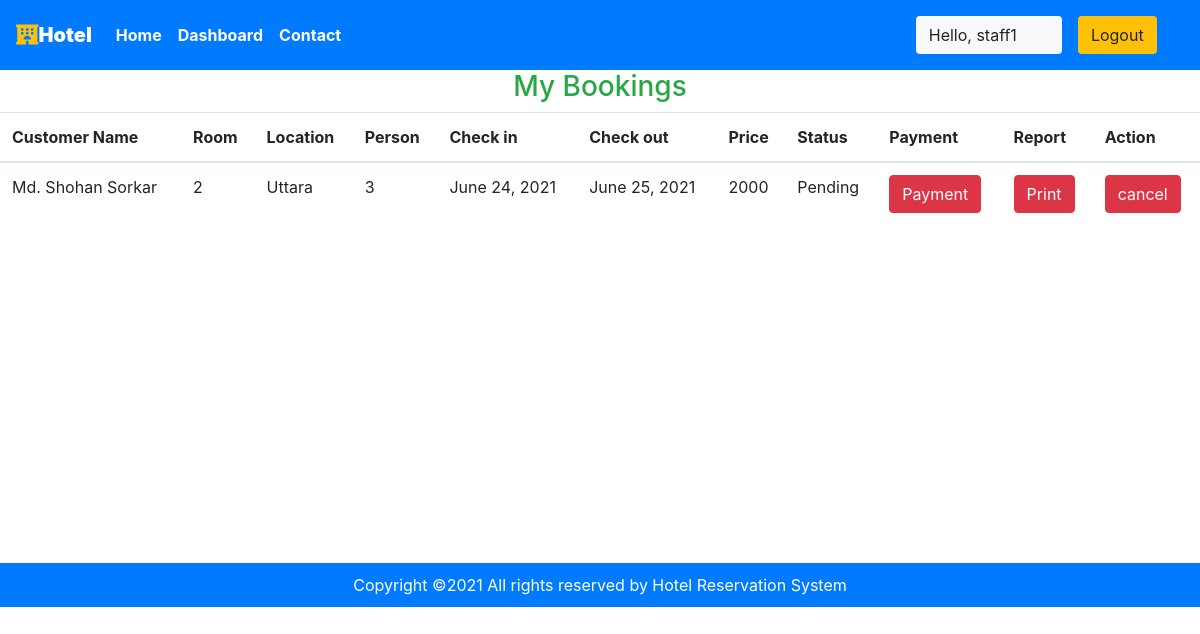
Page /user/bookings (signed in) on the committed database.
### main/models.py (models this page shows, shortened)
class CustomUser(AbstractUser):
     date_of_birth = models.DateField(verbose_name=_("Date of birth"), blank=True, null=True)
     address1 = models.CharField(verbose_name=_("Address line 1"), max_length=1024, blank=True, null=True)
     zip_code = models.CharField(verbose_name=_("Postal Code"), max_length=12, blank=True, null=True)
     city = models.CharField(verbose_name=_("City"), max_length=1024, blank=True, null=True)
     country = CountryField(blank=True, null=True)
     phone_regex = RegexValidator(regex=r"^\+(?:[0-9]●?){6,14}[0-9]$", message=_("Enter a valid international mobile phone number starting with +(country code)"))
     mobile_phone = models.CharField(validators=[phone_regex], verbose_name=_("Mobile phone"), max_length=17, blank=True, null=True)
     photo = models.ImageField(verbose_name=_("Photo"), upload_to='photos/', default='photos/default-user-avatar.png')
     class Meta:
         ordering = ['last_name']

class Reservation(models.Model):
    Reservation_STATUS = (
    ("1", "Pending"),
    ("2", "Approved"),
    ("3", "Canceled"),
    )
    status=models.CharField(choices=Reservation_STATUS, max_length=15, default="Pending")
    id = models.AutoField(primary_key=True)
    check_in = models.DateField(auto_now =False)
    check_out = models.DateField()
    room = models.ForeignKey(Room, on_delete = models.CASCADE)
    guest = models.ForeignKey(CustomUser, on_delete= models.CASCADE)
    payment_number=models.CharField(max_length=20, null=True, blank=True)
    trnxid=models.CharField(max_length=250,null=True, blank=True)
    booking_id = models.CharField(max_length=100,default="null")
    @property
    def total_price(self):
        days = (self.check_out - self.check_in).days
        result = self.room.price * days
        return result

class Room(models.Model):
    ROOM_STATUS = (
    ("1", "available"),
    ("2", "not available"),
    )
    ROOM_TYPE = (
    ("1", "Premium"),
    ("2", "Deluxe"),
    ("3","Economi"),
    )
    id = models.AutoField(primary_key=True)
    room_type = models.CharField(max_length=50,choices = ROOM_TYPE)
    capacity = models.IntegerField()
    price = models.IntegerField()
    size = models.IntegerField()
    hotel = models.ForeignKey(Hotel, on_delete = models.CASCADE)
    status = models.CharField(choices =ROOM_STATUS,max_length = 15)
    roomnumber = models.IntegerField()
    photo=models.ImageField(upload_to='room/', null=True, blank=True)
    Services=models.CharField(max_length=30,null=True)

class Hotel(models.Model):
    id = models.AutoField(primary_key=True)
    name = models.CharField(max_length=30,null=True)
    owner = models.ForeignKey(CustomUser, blank=True, null=True, on_delete=models.CASCADE)
    location = models.CharField(max_length=50)
    state = models.CharField(max_length=50,null=True)
    country = models.CharField(max_length=50,null=True)
    photo=models.ImageField(upload_to='hotel/', null=True, blank=True)

### main/views.py (the view)
# urls.py: path('user/bookings', views.user_bookings,name="userbookings"),
@login_required(login_url='/user')
def user_bookings(request):
    if request.user.is_authenticated == False:
        messages.error(request,"Please login to Book rooms")
        return redirect('userloginpage')
    user = CustomUser.objects.all().get(id=request.user.id)
    bookings = Reservation.objects.all().filter(guest=user)
    if not bookings:
        messages.warning(request,"No Bookings Found")
    return HttpResponse(render(request,'user/mybookings.html',{'bookings':bookings}))

### main/templatetags/app_tags.py (called while the page is built)
@register.filter(name='has_group')
def has_group(user, group_name):
    group = Group.objects.get(name=group_name)
    return True if group in user.groups.all() else False

### templates/user/mybookings.html (shortened to what this page needs)
{% extends 'basic.html' %} {% block title %}Dashboard {% endblock title %} {% block body %}
{% load app_tags %}
<h3 class="text-center  text-success">My Bookings </h3>
<table class="table">
    <thead>
        <th>Customer Name</th>
        <th>Room</th>
        <th>Location</th>
        <th>Person</th>
        <th>Check in</th>
        <th>Check out</th>
        <th>Price</th>
        <th>Status</th>
        <th>Payment</th>
        <th>Report</th>
        <th>Action</th>
    </thead>
    {% for each_booking in bookings %}
    <tr>
        <td>{{each_booking.guest.first_name}} {{each_booking.guest.last_name}} </td>
        <td>{{each_booking.room.roomnumber}}</td>
        <td>{{each_booking.room.hotel.location}}</td>
        <td>{{each_booking.room.capacity}}</td>
        <td>{{each_booking.check_in}}</td>
        <td>{{each_booking.check_out}}</td>
        <td>{{each_booking.total_price}}</td>
        <td>{{each_booking.get_status_display}}</td>
        <form action="{% url 'makepayment' %}" method="POST">
        <td><button type="submit" class="btn btn-danger">Payment</button> </td>
        </form>
        <td> <a href="/user/bookings/{{each_booking.id}}"> <button type="submit" class="btn btn-danger">Print</button>   </a>  </td>
        {% if each_booking.get_status_display == 'Pending' %}
        <td><form action="/user/panel/change-status" method="POST" enctype="multipart/form-data">
                <button type="submit" class="btn btn-danger">cancel</button>
              </form></td>
        {% endif %}
    </tr>
    {% endfor %}
</table>
<footer class="" style="text-align: center;">
    <div class="abc" style="background-color: #007BFF; margin-top: 338px; ">
      <p style="padding:10px; color: #fff; margin: 0;">
        Copyright &copy;<script>document.write(new Date().getFullYear());</script>
        All rights reserved by Hotel Reservation System
    </p>
    </div>
</footer>
{% endblock body %}

### templates/basic.html (shortened to what this page needs)
{% load static %}
{% load app_tags %}
<!DOCTYPE html>
<!DOCTYPE html>
<html lang="en">
<head>
    <link rel="stylesheet" href="https://use.fontawesome.com/releases/v5.7.0/css/all.css">
    <link rel="stylesheet" href="{% static 'bootstrap\bootstrap.css' %}">
    <link rel="stylesheet" href="https://maxcdn.bootstrapcdn.com/bootstrap/4.5.0/css/bootstrap.min.css" >
</head>
<body style="dbackground-image: url('https://source.unsplash.com/random');height: 100%;">
    <div class="container-fluid px-0">
        <nav class="navbar navbar-expand-lg navbar-dark bg-primary font-weight-bold">
            <a class="navbar-brand text-bold bg-black " href="/"><i class="fas fa-hotel text-warning"></i><b>Hotel </b></a>
            <div class="collapse navbar-collapse " id="navbarSupportedContent">
                <ul class="navbar-nav mr-auto ">
                    <li class="nav-item active">
                        <a class="nav-link text-bold " href="/"> Home</a>
                    </li>
                    {% if request.user|has_group:"hotel_owner" %}
                    <li class="nav-item active">
                        <a class="nav-link text-bold" href="/staff/panel">Dashboard </a>
                    </li>
                    {% elif user.is_staff == False and user.is_authenticated %}
                    <li class="nav-item active">
                            <a class="nav-link text-bold" href="/user/bookings">My Bookings </a>
                        </li>
                    {% endif %}
                    <li class="nav-item active">
                        <a class="nav-link text-bold" href="/contact">Contact </a>
                    </li>
                </ul>
                {% if user.is_authenticated %}
                      <button class="btn btn-group bg-light" data-toggle="modal" data-target="#forlogin">
                       Hello, {{request.user.username}}
                       <a href="/logout" class="nav-link">
                    <button class="btn btn-group bg-warning" data-toggle="modal" data-target="#forlogin">
                        Logout
                    </button></a>&nbsp; &nbsp;
                    </button>
                {% endif %}
            </div>
        </nav>
    </div>
    {% block body %}
    {% endblock body %}
</body>
</html>

### templates/basic.html (style rules this page uses)
a { text-decoration: none; }

### rows in the picture
CustomUser: user.username "staff1"
Reservation: guest.first_name "Md. Shohan", guest.last_name "Sorkar", room.roomnumber "2", room.hotel.location "Uttara", room.capacity "3", check_in "June 24, 2021", check_out "June 25, 2021", total_price "2000", status "Pending"
